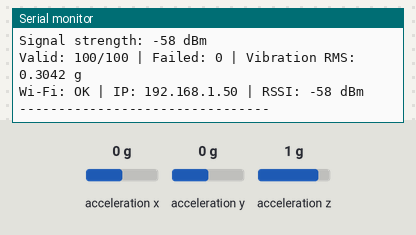
This sketch was run on a simulated ESP8266 (NodeMCU). On the bench: the last lines printed to the serial monitor. Wiring (inferred from the names in the program): MPU-6050 motion sensor at I2C address 0x68. The test bench sets the inputs (shaded band); at power-on: acceleration x 0 g, acceleration y 0 g, acceleration z 1 g. WiFi joins after 1.5 s; servers stay silent unless stated.

Above: at 3.8 s.
3.9 s: acceleration x set to -1.4 g
At 5.3 s:
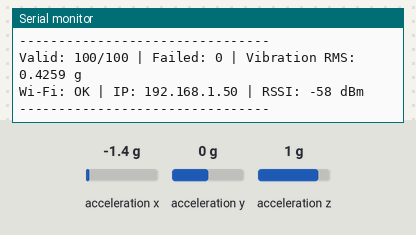
5.4 s: acceleration y set to -1.4 g
At 6.7 s:
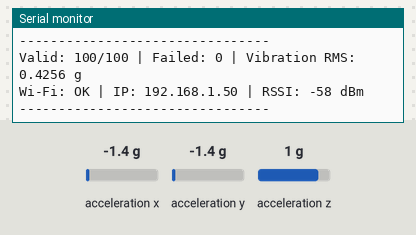
6.9 s: acceleration z set to -1.4 g
At 8.0 s:
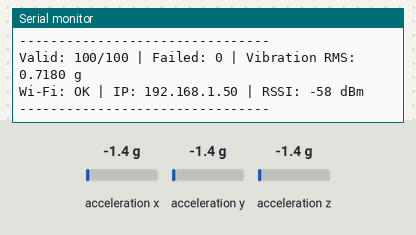
Timing chart, 0 to 9.9 s (numbered marks = the images above; inputs shaded):
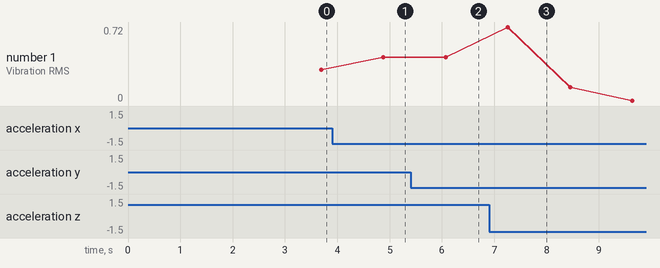

Measured:
- after the input at 3.9 s, the serial monitor: prints a new line after 0.98 s (image 1)
- after the input at 5.4 s, the serial monitor: prints a new line after 0.67 s (image 2)
- after the input at 6.9 s, the serial monitor: prints a new line after 0.36 s (image 3)
- plotted number 1: 0.3 → 0.43 after the input at 3.9 s, 0.43 → 0.43 after the input at 5.4 s

The sketch:

vibration_node.ino.ino
```cpp
#include <Wire.h>
#include <ESP8266WiFi.h>


// ============================================================
// Wi-Fi Configuration
// ============================================================

const char* WIFI_SSID = "House 12 A";
const char* WIFI_PASSWORD = "38951596";

const unsigned long RECONNECT_INTERVAL = 5000;

unsigned long lastReconnectAttempt = 0;


// ============================================================
// MPU6050 Configuration
// ============================================================

#define MPU6050_ADDRESS 0x68

#define WHO_AM_I_REG       0x75
#define PWR_MGMT_1_REG     0x6B
#define ACCEL_XOUT_H_REG   0x3B

// ESP-01 I²C pins
const int SDA_PIN = 2;   // GPIO2
const int SCL_PIN = 0;   // GPIO0

// MPU6050 default sensitivity:
// ±2g = 16384 LSB/g
const float ACCEL_SCALE = 16384.0f;


// ============================================================
// Vibration Processing Configuration
// ============================================================

const int SAMPLE_COUNT = 100;

// 10 ms = approximately 100 Hz sampling
const int SAMPLE_DELAY_MS = 10;

// Gravity estimation
const float GRAVITY_ALPHA = 0.95f;


// ============================================================
// Gravity Estimate
// ============================================================

float gravityX = 0.0f;
float gravityY = 0.0f;
float gravityZ = 0.0f;


// ============================================================
// MPU6050 Register Functions
// ============================================================

void writeRegister(
  uint8_t registerAddress,
  uint8_t value
)
{
  Wire.beginTransmission(MPU6050_ADDRESS);

  Wire.write(registerAddress);
  Wire.write(value);

  Wire.endTransmission();
}


// ============================================================
// Read a Register
// ============================================================

uint8_t readRegister(
  uint8_t registerAddress
)
{
  Wire.beginTransmission(MPU6050_ADDRESS);

  Wire.write(registerAddress);

  Wire.endTransmission(false);

  Wire.requestFrom(
    MPU6050_ADDRESS,
    1
  );

  if (Wire.available())
  {
    return Wire.read();
  }

  return 0;
}


// ============================================================
// Read Raw Acceleration
// ============================================================

bool readRawAcceleration(
  int16_t &x,
  int16_t &y,
  int16_t &z
)
{
  Wire.beginTransmission(MPU6050_ADDRESS);

  Wire.write(ACCEL_XOUT_H_REG);

  if (Wire.endTransmission(false) != 0)
  {
    return false;
  }

  uint8_t bytesRequested = 6;

  uint8_t bytesReceived =
    Wire.requestFrom(
      MPU6050_ADDRESS,
      bytesRequested
    );

  if (bytesReceived != 6)
  {
    return false;
  }

  x = (Wire.read() << 8) | Wire.read();
  y = (Wire.read() << 8) | Wire.read();
  z = (Wire.read() << 8) | Wire.read();

  return true;
}


// ============================================================
// Convert Raw Acceleration to g
// ============================================================

float rawToG(int16_t rawValue)
{
  return rawValue / ACCEL_SCALE;
}


// ============================================================
// Update Gravity Estimate
// ============================================================

void updateGravityEstimate(
  float x,
  float y,
  float z
)
{
  gravityX =
    GRAVITY_ALPHA * gravityX +
    (1.0f - GRAVITY_ALPHA) * x;

  gravityY =
    GRAVITY_ALPHA * gravityY +
    (1.0f - GRAVITY_ALPHA) * y;

  gravityZ =
    GRAVITY_ALPHA * gravityZ +
    (1.0f - GRAVITY_ALPHA) * z;
}


// ============================================================
// Calculate Dynamic Acceleration Magnitude
// ============================================================

float calculateDynamicMagnitude(
  float x,
  float y,
  float z
)
{
  // Remove the estimated gravity component

  float dynamicX = x - gravityX;
  float dynamicY = y - gravityY;
  float dynamicZ = z - gravityZ;

  // Calculate magnitude

  float magnitude =
    sqrt(
      dynamicX * dynamicX +
      dynamicY * dynamicY +
      dynamicZ * dynamicZ
    );

  return magnitude;
}


// ============================================================
// Calculate Vibration RMS
// ============================================================

float calculateVibrationRMS(
  uint16_t &validSamples,
  uint16_t &failedSamples
)
{
  float sumSquares = 0.0f;

  validSamples = 0;
  failedSamples = 0;


  for (int i = 0; i < SAMPLE_COUNT; i++)
  {
    int16_t rawX;
    int16_t rawY;
    int16_t rawZ;


    bool success =
      readRawAcceleration(
        rawX,
        rawY,
        rawZ
      );


    if (success)
    {
      // Convert raw values to g

      float accelX = rawToG(rawX);
      float accelY = rawToG(rawY);
      float accelZ = rawToG(rawZ);


      // Estimate and remove gravity

      updateGravityEstimate(
        accelX,
        accelY,
        accelZ
      );


      // Calculate dynamic vibration

      float dynamicMagnitude =
        calculateDynamicMagnitude(
          accelX,
          accelY,
          accelZ
        );


      // Add squared value for RMS

      sumSquares +=
        dynamicMagnitude *
        dynamicMagnitude;


      validSamples++;
    }
    else
    {
      failedSamples++;
    }


    // Allow ESP-01 background Wi-Fi processing

    delay(SAMPLE_DELAY_MS);
  }


  if (validSamples == 0)
  {
    return 0.0f;
  }


  // RMS calculation

  float rms =
    sqrt(
      sumSquares /
      validSamples
    );


  return rms;
}


// ============================================================
// Connect to Wi-Fi
// ============================================================

void connectToWiFi()
{
  Serial.println();
  Serial.print("Connecting to Wi-Fi: ");
  Serial.println(WIFI_SSID);


  WiFi.mode(WIFI_STA);

  WiFi.begin(
    WIFI_SSID,
    WIFI_PASSWORD
  );


  unsigned long startTime = millis();


  while (
    WiFi.status() != WL_CONNECTED &&
    millis() - startTime < 15000
  )
  {
    delay(500);

    Serial.print(".");
  }


  Serial.println();


  if (WiFi.status() == WL_CONNECTED)
  {
    Serial.println("Wi-Fi connected.");

    Serial.print("IP address: ");
    Serial.println(WiFi.localIP());

    Serial.print("Signal strength: ");
    Serial.print(WiFi.RSSI());
    Serial.println(" dBm");
  }
  else
  {
    Serial.println("Wi-Fi connection failed.");
  }
}


// ============================================================
// Check Wi-Fi
// ============================================================

void checkWiFi()
{
  if (WiFi.status() == WL_CONNECTED)
  {
    return;
  }


  if (
    millis() - lastReconnectAttempt >=
    RECONNECT_INTERVAL
  )
  {
    lastReconnectAttempt = millis();


    Serial.println();
    Serial.println("Wi-Fi disconnected.");
    Serial.println("Attempting to reconnect...");


    connectToWiFi();
  }
}


// ============================================================
// Setup
// ============================================================

void setup()
{
  Serial.begin(115200);

  delay(1000);


  Serial.println();
  Serial.println("================================");
  Serial.println("ESP-01 Vibration Node");
  Serial.println("MPU6050 + Wi-Fi");
  Serial.println("================================");


  // ----------------------------------------------------------
  // Start I²C
  // ----------------------------------------------------------

  Wire.begin(
    SDA_PIN,
    SCL_PIN
  );


  // ----------------------------------------------------------
  // Wake up MPU6050
  // ----------------------------------------------------------

  writeRegister(
    PWR_MGMT_1_REG,
    0x00
  );


  delay(100);


  // ----------------------------------------------------------
  // Check MPU6050
  // ----------------------------------------------------------

  uint8_t deviceID =
    readRegister(
      WHO_AM_I_REG
    );


  Serial.print("MPU6050 WHO_AM_I: 0x");
  Serial.println(
    deviceID,
    HEX
  );


  if (deviceID == 0x68)
  {
    Serial.println("MPU6050 detected.");
  }
  else
  {
    Serial.println("WARNING: MPU6050 not detected.");
  }


  // ----------------------------------------------------------
  // Connect to Wi-Fi
  // ----------------------------------------------------------

  connectToWiFi();

  lastReconnectAttempt = millis();
}


// ============================================================
// Main Loop
// ============================================================

void loop()
{
  // ----------------------------------------------------------
  // Make sure Wi-Fi remains available
  // ----------------------------------------------------------

  checkWiFi();


  // ----------------------------------------------------------
  // Calculate vibration
  // ----------------------------------------------------------

  uint16_t validSamples = 0;
  uint16_t failedSamples = 0;


  float vibrationRMS =
    calculateVibrationRMS(
      validSamples,
      failedSamples
    );


  // ----------------------------------------------------------
  // Display result
  // ----------------------------------------------------------

  Serial.print("Valid: ");
  Serial.print(validSamples);

  Serial.print("/");
  Serial.print(SAMPLE_COUNT);

  Serial.print(" | Failed: ");
  Serial.print(failedSamples);

  Serial.print(" | Vibration RMS: ");

  Serial.print(
    vibrationRMS,
    4
  );

  Serial.println(" g");


  // ----------------------------------------------------------
  // Display Wi-Fi status
  // ----------------------------------------------------------

  if (WiFi.status() == WL_CONNECTED)
  {
    Serial.print("Wi-Fi: OK");

    Serial.print(" | IP: ");
    Serial.print(WiFi.localIP());

    Serial.print(" | RSSI: ");
    Serial.print(WiFi.RSSI());

    Serial.println(" dBm");
  }
  else
  {
    Serial.println("Wi-Fi: DISCONNECTED");
  }


  Serial.println("--------------------------------");


  // Small pause before next measurement window

  delay(100);
}
```
